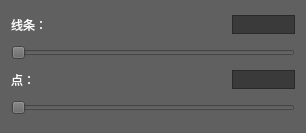
<?xml version="1.0" encoding="UTF-8"?>
<ui version="4.0">
 <class>SizeSetDlg</class>
 <widget class="QDialog" name="SizeSetDlg">
  <property name="windowModality">
   <enum>Qt::WindowModal</enum>
  </property>
  <property name="geometry">
   <rect>
    <x>0</x>
    <y>0</y>
    <width>306</width>
    <height>133</height>
   </rect>
  </property>
  <property name="windowTitle">
   <string>线条编辑器</string>
  </property>
  <property name="styleSheet">
   <string notr="true">background-color: rgb(96, 96, 96);
color: rgb(255, 255, 255);</string>
  </property>
  <layout class="QHBoxLayout" name="horizontalLayout_3">
   <item>
    <layout class="QVBoxLayout" name="verticalLayout">
     <item>
      <layout class="QHBoxLayout" name="horizontalLayout">
       <item>
        <widget class="QLabel" name="label">
         <property name="styleSheet">
          <string notr="true">font-size:12px;</string>
         </property>
         <property name="text">
          <string>线条：</string>
         </property>
        </widget>
       </item>
       <item>
        <spacer name="horizontalSpacer">
         <property name="orientation">
          <enum>Qt::Horizontal</enum>
         </property>
         <property name="sizeHint" stdset="0">
          <size>
           <width>40</width>
           <height>20</height>
          </size>
         </property>
        </spacer>
       </item>
       <item>
        <widget class="QLineEdit" name="lineEdit">
         <property name="enabled">
          <bool>false</bool>
         </property>
         <property name="minimumSize">
          <size>
           <width>63</width>
           <height>19</height>
          </size>
         </property>
         <property name="maximumSize">
          <size>
           <width>63</width>
           <height>19</height>
          </size>
         </property>
         <property name="styleSheet">
          <string notr="true">background-color: rgb(58, 58, 58);
border:1px solid rgb(41, 41, 41);
font-size:12px;</string>
         </property>
        </widget>
       </item>
      </layout>
     </item>
     <item>
      <widget class="QSlider" name="horizontalSlider">
       <property name="minimum">
        <number>1</number>
       </property>
       <property name="maximum">
        <number>200</number>
       </property>
       <property name="singleStep">
        <number>1</number>
       </property>
       <property name="orientation">
        <enum>Qt::Horizontal</enum>
       </property>
      </widget>
     </item>
     <item>
      <layout class="QHBoxLayout" name="horizontalLayout_2">
       <item>
        <widget class="QLabel" name="label_2">
         <property name="styleSheet">
          <string notr="true">font-size:12px;</string>
         </property>
         <property name="text">
          <string>点：</string>
         </property>
        </widget>
       </item>
       <item>
        <spacer name="horizontalSpacer_2">
         <property name="orientation">
          <enum>Qt::Horizontal</enum>
         </property>
         <property name="sizeHint" stdset="0">
          <size>
           <width>40</width>
           <height>20</height>
          </size>
         </property>
        </spacer>
       </item>
       <item>
        <widget class="QLineEdit" name="pointEdit">
         <property name="enabled">
          <bool>false</bool>
         </property>
         <property name="minimumSize">
          <size>
           <width>63</width>
           <height>19</height>
          </size>
         </property>
         <property name="maximumSize">
          <size>
           <width>63</width>
           <height>19</height>
          </size>
         </property>
         <property name="styleSheet">
          <string notr="true">background-color: rgb(58, 58, 58);
border:1px solid rgb(41, 41, 41);
font-size:12px;</string>
         </property>
        </widget>
       </item>
      </layout>
     </item>
     <item>
      <widget class="QSlider" name="horizontalSlider2">
       <property name="minimum">
        <number>1</number>
       </property>
       <property name="maximum">
        <number>200</number>
       </property>
       <property name="orientation">
        <enum>Qt::Horizontal</enum>
       </property>
      </widget>
     </item>
    </layout>
   </item>
  </layout>
 </widget>
 <resources/>
 <connections/>
</ui>
